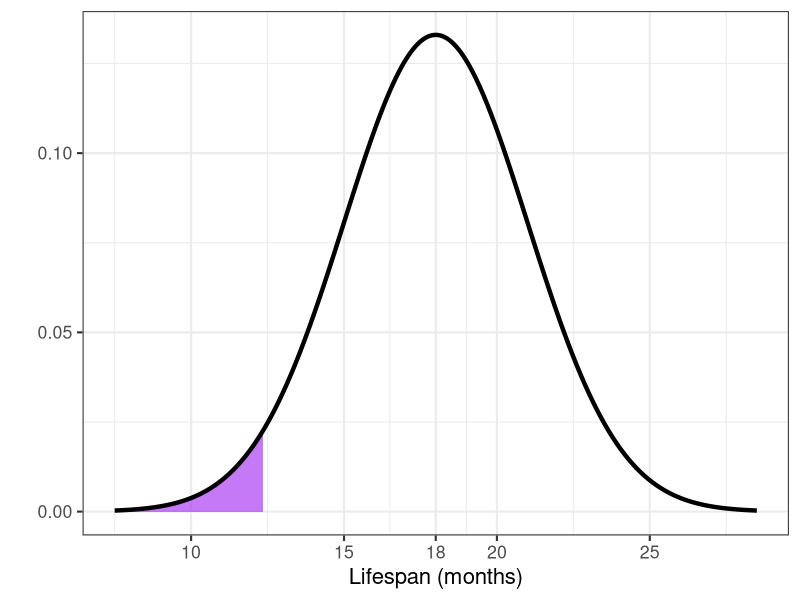

Write R code to recreate this figure.
library(tidyverse)

mu <- 18
sig <- 3

x <- seq(mu - 3.5*sig, mu + 3.5*sig, length.out = 500)
x_shade <- seq(mu - 3.5*sig, qnorm(0.03, mu, sig), length.out = 250)

ggplot() + 
  geom_ribbon(aes(x = x_shade, ymin = 0, ymax = dnorm(x_shade, mean = mu, sd = sig)),
              fill = "purple",
              alpha = 0.6) + 
  geom_line(aes(x = x, y = dnorm(x, mean = mu, sd = sig)),
            color = "black",
            lwd = 1.5) + 
  scale_x_continuous(breaks = c(10, 15, 18, 20, 25)) +
  labs(x = "Lifespan (months)", y = "") +
  theme_bw(base_size = 16)
